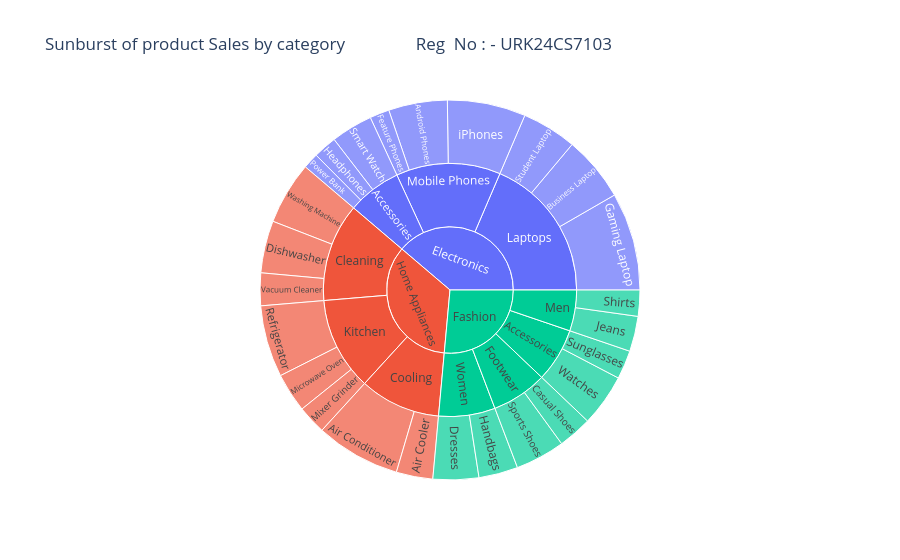

The cell this chart's notebook holds for it:
### Code cell
sun = px.sunburst(
    datas,
    path = ["Category" , "Subcategory", "Product"],
    values = "Sales",
    title = "Sunburst of product Sales by category                Reg  No : - URK24CS7103                "
)
 
sun.show()

### Figure 1 — Plotly figure (JSON) as saved in the notebook; plotly's stock layout.template omitted (floating-point values rounded to 4 significant figures)
{"data": [{"branchvalues": "total", "domain": {"x": [0, 1], "y": [0, 1]}, "hovertemplate": "labels=%{label}<br>Sales=%{value}<br>parent=%{parent}<br>id=%{id}<extra></extra>", "ids": ["Electronics/Mobile Phones/Android Phones", "Electronics/Mobile Phones/iPhones", "Electronics/Mobile Phones/Feature Phones", "Electronics/Laptops/Gaming Laptop", "Electronics/Laptops/Business Laptop", "Electronics/Laptops/Student Laptop", "Electronics/Accessories/Headphones", "Electronics/Accessories/Smart Watch", "Electronics/Accessories/Power Bank", "Home Appliances/Kitchen/Microwave Oven", "Home Appliances/Kitchen/Refrigerator", "Home Appliances/Kitchen/Mixer Grinder", "Home Appliances/Cleaning/Vacuum Cleaner", "Home Appliances/Cleaning/Washing Machine", "Home Appliances/Cleaning/Dishwasher", "Home Appliances/Cooling/Air Conditioner", "Home Appliances/Cooling/Air Cooler", "Fashion/Men/Shirts", "Fashion/Men/Jeans", "Fashion/Women/Dresses", "Fashion/Women/Handbags", "Fashion/Accessories/Watches", "Fashion/Accessories/Sunglasses", "Fashion/Footwear/Sports Shoes", "Fashion/Footwear/Casual Shoes", "Electronics/Mobile Phones", "Electronics/Laptops", "Electronics/Accessories", "Home Appliances/Kitchen", "Home Appliances/Cleaning", "Home Appliances/Cooling", "Fashion/Men", "Fashion/Women", "Fashion/Accessories", "Fashion/Footwear", "Electronics", "Home Appliances", "Fashion"], "labels": ["Android Phones", "iPhones", "Feature Phones", "Gaming Laptop", "Business Laptop", "Student Laptop", "Headphones", "Smart Watch", "Power Bank", "Microwave Oven", "Refrigerator", "Mixer Grinder", "Vacuum Cleaner", "Washing Machine", "Dishwasher", "Air Conditioner", "Air Cooler", "Shirts", "Jeans", "Dresses", "Handbags", "Watches", "Sunglasses", "Sports Shoes", "Casual Shoes", "Mobile Phones", "Laptops", "Accessories", "Kitchen", "Cleaning", "Cooling", "Men", "Women", "Accessories", "Footwear", "Electronics", "Home Appliances", "Fashion"], "name": "", "parents": ["Electronics/Mobile Phones", "Electronics/Mobile Phones", "Electronics/Mobile Phones", "Electronics/Laptops", "Electronics/Laptops", "Electronics/Laptops", "Electronics/Accessories", "Electronics/Accessories", "Electronics/Accessories", "Home Appliances/Kitchen", "Home Appliances/Kitchen", "Home Appliances/Kitchen", "Home Appliances/Cleaning", "Home Appliances/Cleaning", "Home Appliances/Cleaning", "Home Appliances/Cooling", "Home Appliances/Cooling", "Fashion/Men", "Fashion/Men", "Fashion/Women", "Fashion/Women", "Fashion/Accessories", "Fashion/Accessories", "Fashion/Footwear", "Fashion/Footwear", "Electronics", "Electronics", "Electronics", "Home Appliances", "Home Appliances", "Home Appliances", "Fashion", "Fashion", "Fashion", "Fashion", "", "", ""], "type": "sunburst", "values": [45000.0, 60000.0, 15000.0, 75000.0, 50000.0, 42000.0, 18000.0, 32000.0, 12000.0, 30000.0, 55000.0, 22000.0, 25000.0, 48000.0, 40000.0, 65000.0, 28000.0, 20000.0, 27000.0, 35000.0, 30000.0, 40000.0, 22000.0, 38000.0, 26000.0, 120000.0, 167000.0, 62000.0, 107000.0, 113000.0, 93000.0, 47000.0, 65000.0, 62000.0, 64000.0, 349000.0, 313000.0, 238000.0]}], "layout": {"legend": {"tracegroupgap": 0}, "title": {"text": "Sunburst of product Sales by category                Reg  No : - URK24CS7103                "}}}
